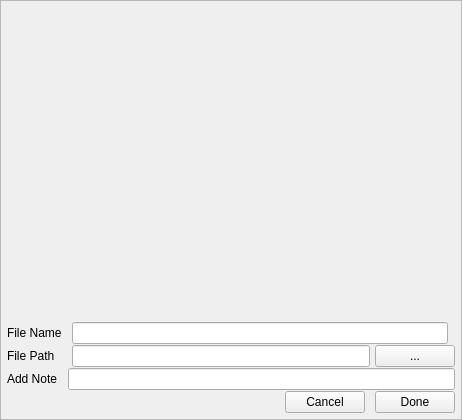
<?xml version="1.0" encoding="UTF-8"?>
<ui version="4.0">
 <class>screenshots</class>
 <widget class="QFrame" name="screenshots">
  <property name="geometry">
   <rect>
    <x>0</x>
    <y>0</y>
    <width>462</width>
    <height>420</height>
   </rect>
  </property>
  <property name="minimumSize">
   <size>
    <width>462</width>
    <height>420</height>
   </size>
  </property>
  <property name="maximumSize">
   <size>
    <width>16777215</width>
    <height>16777215</height>
   </size>
  </property>
  <property name="windowTitle">
   <string>Frame</string>
  </property>
  <property name="frameShape">
   <enum>QFrame::StyledPanel</enum>
  </property>
  <property name="frameShadow">
   <enum>QFrame::Raised</enum>
  </property>
  <layout class="QVBoxLayout" name="verticalLayout_2">
   <property name="leftMargin">
    <number>6</number>
   </property>
   <property name="topMargin">
    <number>6</number>
   </property>
   <property name="rightMargin">
    <number>6</number>
   </property>
   <property name="bottomMargin">
    <number>6</number>
   </property>
   <item>
    <layout class="QVBoxLayout" name="verticalLayout">
     <property name="spacing">
      <number>1</number>
     </property>
     <item>
      <widget class="QStackedWidget" name="stackedWidget_screenshot">
       <widget class="QWidget" name="page"/>
       <widget class="QWidget" name="page_2"/>
      </widget>
     </item>
     <item>
      <layout class="QHBoxLayout" name="horizontalLayout_file_name">
       <property name="spacing">
        <number>5</number>
       </property>
       <property name="rightMargin">
        <number>7</number>
       </property>
       <item>
        <widget class="QLabel" name="label_file_name">
         <property name="minimumSize">
          <size>
           <width>60</width>
           <height>0</height>
          </size>
         </property>
         <property name="maximumSize">
          <size>
           <width>60</width>
           <height>16777215</height>
          </size>
         </property>
         <property name="text">
          <string>File Name</string>
         </property>
        </widget>
       </item>
       <item>
        <widget class="QLineEdit" name="lineEdit_file_name">
         <property name="placeholderText">
          <string/>
         </property>
        </widget>
       </item>
      </layout>
     </item>
     <item>
      <layout class="QHBoxLayout" name="horizontalLayout_file_path">
       <property name="spacing">
        <number>5</number>
       </property>
       <item>
        <widget class="QLabel" name="label_file_path">
         <property name="minimumSize">
          <size>
           <width>60</width>
           <height>0</height>
          </size>
         </property>
         <property name="maximumSize">
          <size>
           <width>60</width>
           <height>16777215</height>
          </size>
         </property>
         <property name="text">
          <string>File Path</string>
         </property>
        </widget>
       </item>
       <item>
        <widget class="QLineEdit" name="lineEdit_file_path"/>
       </item>
       <item>
        <widget class="QPushButton" name="pushButton_dir_path">
         <property name="text">
          <string>...</string>
         </property>
        </widget>
       </item>
      </layout>
     </item>
     <item>
      <layout class="QHBoxLayout" name="horizontalLayout_add_note">
       <item>
        <widget class="QLabel" name="label_add_note">
         <property name="minimumSize">
          <size>
           <width>60</width>
           <height>0</height>
          </size>
         </property>
         <property name="maximumSize">
          <size>
           <width>60</width>
           <height>16777215</height>
          </size>
         </property>
         <property name="text">
          <string>Add Note</string>
         </property>
        </widget>
       </item>
       <item>
        <widget class="QLineEdit" name="lineEdit_add_note"/>
       </item>
      </layout>
     </item>
     <item>
      <layout class="QHBoxLayout" name="horizontalLayout_cancel_done">
       <property name="spacing">
        <number>10</number>
       </property>
       <property name="rightMargin">
        <number>0</number>
       </property>
       <property name="bottomMargin">
        <number>0</number>
       </property>
       <item>
        <spacer name="horizontalSpacer">
         <property name="orientation">
          <enum>Qt::Horizontal</enum>
         </property>
         <property name="sizeHint" stdset="0">
          <size>
           <width>40</width>
           <height>20</height>
          </size>
         </property>
        </spacer>
       </item>
       <item>
        <widget class="QPushButton" name="pushButton_cancel">
         <property name="text">
          <string>Cancel</string>
         </property>
        </widget>
       </item>
       <item>
        <widget class="QPushButton" name="pushButton_done">
         <property name="text">
          <string>Done</string>
         </property>
        </widget>
       </item>
      </layout>
     </item>
    </layout>
   </item>
  </layout>
 </widget>
 <resources/>
 <connections/>
</ui>
